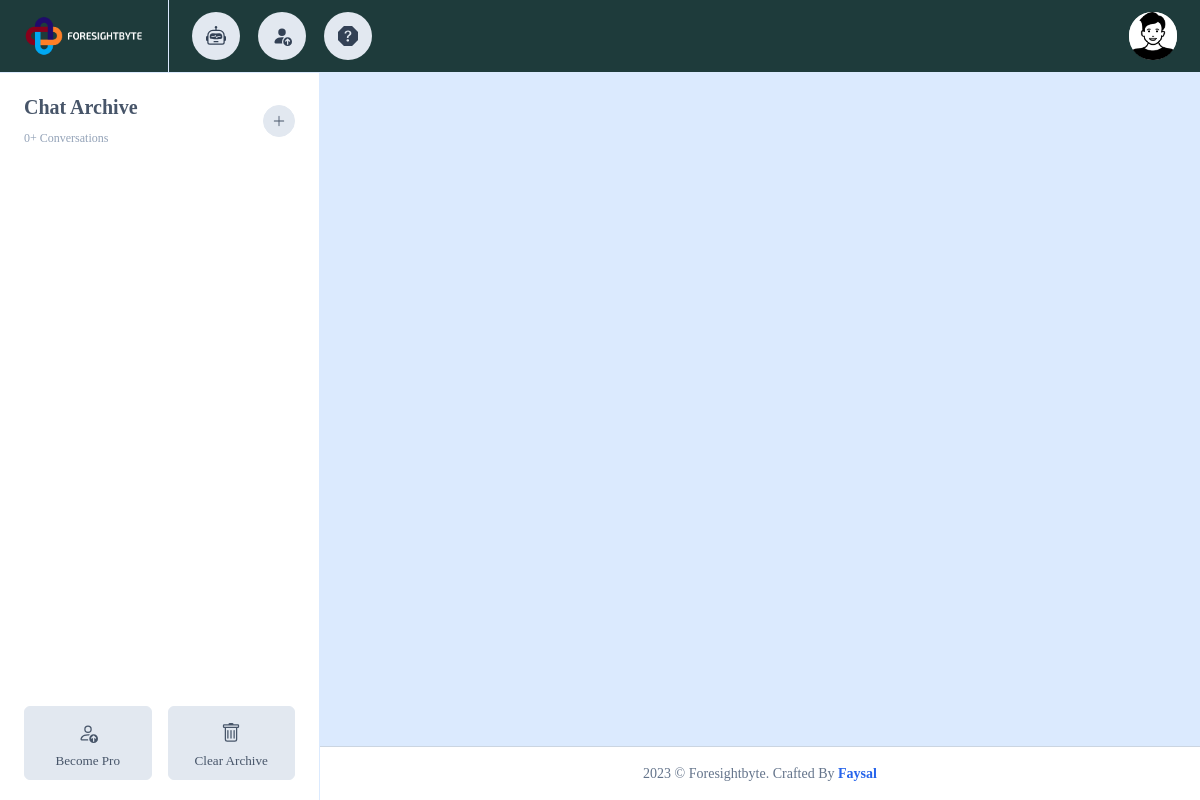
Before: /myapp/dynamic/21 with the older database file.
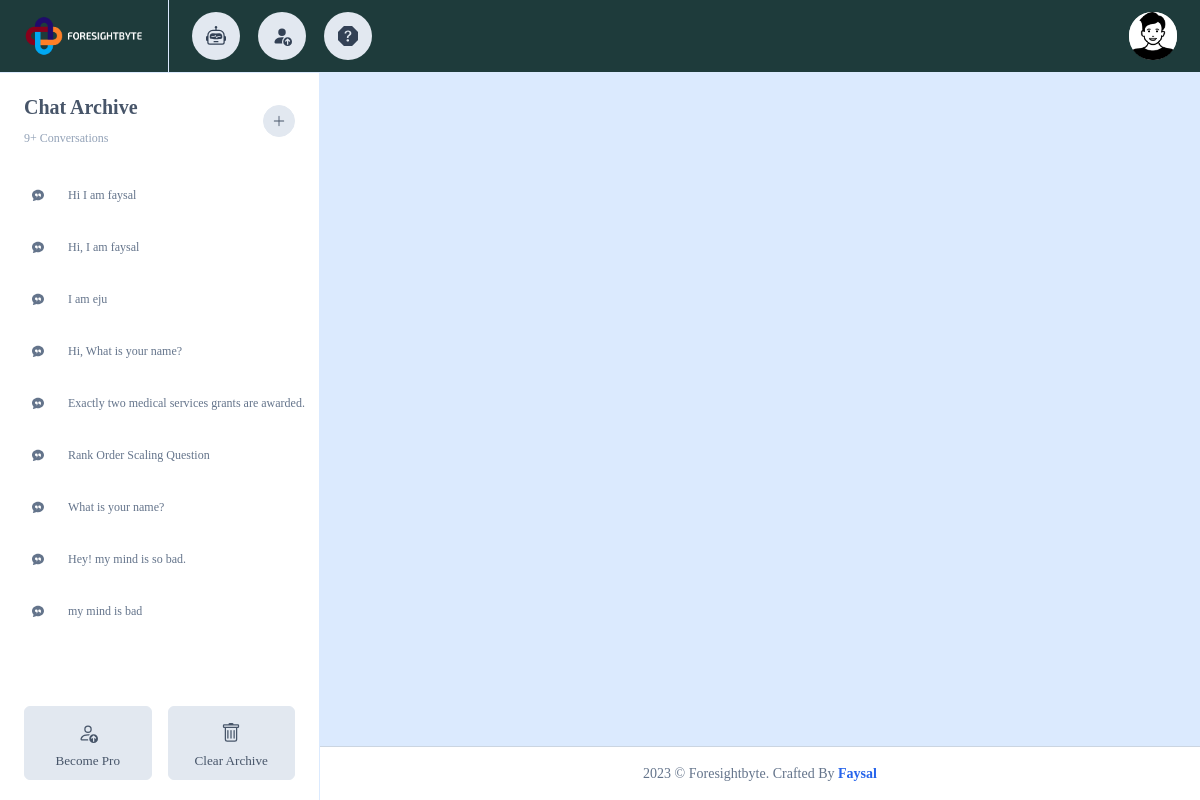
After: the same page with the newer database file.
### myapp/models.py (models this page shows)
class BaseModel(models.Model):
    created_at = models.DateTimeField(default=now, editable=False)
    updated_at = models.DateTimeField(auto_now_add=True, editable=False)
    class Meta:
        ordering = ['-created_at']
        abstract = True

class ChatTitle(BaseModel):
    subadminID = models.ForeignKey(Subadmin, on_delete=models.CASCADE,null=True, blank=True)
    customerID = models.ForeignKey(Customer, on_delete=models.CASCADE,null=True, blank=True)
    title = models.TextField()

### myapp/views.py (the view)
# urls.py: path('dynamic/<int:id>', dynamic, name='dynamic'),
def dynamic(request,id):
    chatBodys = ChatBody.objects.filter(chatTitle_id=id).order_by('id')
    chatBodyscount = ChatTitle.objects.all().count()
    chatTitles = ChatTitle.objects.all()
    request.session.flush()
    data ={
        'chatTitles':chatTitles,
        'chatBodys':chatBodys,
        'id':id,
        'chatBodyscount':chatBodyscount,
    }
    return render(request, 'dynamic.html',data)

### templates/dynamic.html (shortened to what this page needs)
{% extends 'base.html' %} {% load static %} {% block body%}
<div class="tyn-content tyn-content-full-height tyn-chatbot tyn-chatbot-page">
  <div class="tyn-aside tyn-aside-base">
    <div class="tyn-aside-head">
      <div class="tyn-aside-head-text">
        <h3 class="tyn-aside-title tyn-title">Chat Archive</h3>
        <span class="tyn-subtext">{{chatBodyscount}}+ Conversations </span>
      </div>
      <div class="tyn-aside-head-tools">
        <ul class="tyn-list-inline gap gap-3">
          <li>
            <a
              class="btn btn-icon btn-light btn-md btn-pill"
              href="{% url 'chatui' %}"
            >
              <svg
                xmlns="http://www.w3.org/2000/svg"
                width="16"
                height="16"
                fill="currentColor"
                class="bi bi-plus-lg"
                viewBox="0 0 16 16"
              >
                <path
                  fill-rule="evenodd"
                  d="M8 2a.5.5 0 0 1 .5.5v5h5a.5.5 0 0 1 0 1h-5v5a.5.5 0 0 1-1 0v-5h-5a.5.5 0 0 1 0-1h5v-5A.5.5 0 0 1 8 2Z"
                />
              </svg>
            </a>
          </li>
        </ul>
      </div>
    </div>
    <div class="tyn-aside-body" data-simplebar>
      <ul class="tyn-aside-list">
        {% for chatTitle in chatTitles %}
        <li class="tyn-aside-item tyn-aside-item-bubbly js-toggle-main   {% if  chatTitle.id == id %} active {% endif %}">
            <div class="tyn-media-group">
              <div class="tyn-media tyn-size-sm">
              </div>
            <a href="{% url 'dynamic' chatTitle.id %}" >
              <div class="tyn-media-col">
                <div class="content">{{ chatTitle.title }}</div>
              </div>
            </a>
            </div>
        </li>
        {% endfor %}
      </ul>
    </div>
    <div class="tyn-aside-foot">
      <div class="w-100">
        <ul class="row gx-3">
          <li class="col-6">
            <a
              href="pricing.html"
              class="btn btn-light tyn-size-lg w-100 flex-column py-2 pt-3"
            >
              <span class="small text-nowrap mt-n1">Become Pro</span>
            </a>
          </li>
          <li class="col-6">
            <button
              class="btn btn-light tyn-size-lg w-100 flex-column py-2 pt-3"
            >
              <span class="small text-nowrap mt-n1">Clear Archive</span>
            </button>
          </li>
        </ul>
      </div>
    </div>
  </div>
  <div class="tyn-main" id="tynMain">
    <div class="tyn-chat-body my-4 px-4" data-simplebar>
    </div>
    {% endblock body%} {% block js%} {% endblock js%}

### templates/base.html (shortened to what this page needs)
<!DOCTYPE html>
<html lang="en">
    {% load static %}
<head>
    <link rel="stylesheet" href="{% static 'assets/css/bundle8b75.css' %}">
    <link rel="stylesheet" href="{% static 'assets/css/app8b75.css' %}">
</head>
<body class="tyn-body">
    <div class="tyn-root">
        <nav class="tyn-appbar">
            <div class="tyn-appbar-wrap">
                <div class="tyn-appbar-logo">
                    <a class="tyn-logo" href="{% url 'welcome' %}">
                        <img width="120" height="70"  src="{% static 'images/foresight.png' %}" alt="Foresightbyte Logo">
                    </a>
                </div>
                <div class="tyn-appbar-content">
                    <ul class="tyn-appbar-nav tyn-appbar-nav-start">
                        <li class="tyn-appbar-item d-none d-sm-inline-flex">
                            <a class="tyn-appbar-link position-relative" href="{% url 'welcome' %}">
                            </a>
                        </li>
                        <li class="tyn-appbar-item">
                            <a class="tyn-appbar-link" href="{% url 'pricing' %}">
                            </a>
                        </li>
                        <li class="tyn-appbar-item">
                            <a class="tyn-appbar-link" href="{% url 'faq' %}">
                            </a>
                        </li>
                    </ul>
                    <ul class="tyn-appbar-nav tyn-appbar-nav-end">
                        <li class="tyn-appbar-item">
                            <a class="d-inline-flex dropdown-toggle" data-bs-auto-close="outside" data-bs-toggle="dropdown" href="#" data-bs-offset="0,10">
                                <div class="tyn-media tyn-size-lg tyn-circle">
                                    <img src="{% static 'images/profile.png' %}" alt="">
                                </div>
                            </a>
                        </li>
                    </ul>
                </div>
            </div>
        </nav>
            {% block body %}
            {% endblock %}
        <div class="tyn-footer border-top">
            <div class="bg-white text-center py-3">
                <p class="mb-0 small">2023 &copy; Foresightbyte. Crafted By <a href="#" target="_blank" class="fw-semibold">Faysal</a> </p>
            </div>
        </div>
    </div>
</body>
</html>

Changed rows visible on the page:
added ChatTitle: title "Hi I am faysal"
added ChatTitle: title "Hi, I am faysal"
added ChatTitle: title "I am eju"
added ChatTitle: title "Hi, What is your name?"
added ChatTitle: title "Exactly two medical services grants are awarded."
added ChatTitle: title "Rank Order Scaling Question"
added ChatTitle: title "What is your name?"
added ChatTitle: title "Hey! my mind is so bad."
added ChatTitle: title "my mind is bad"
Other visible differences:
{{ chatBodyscount }}: "0" → "9"
